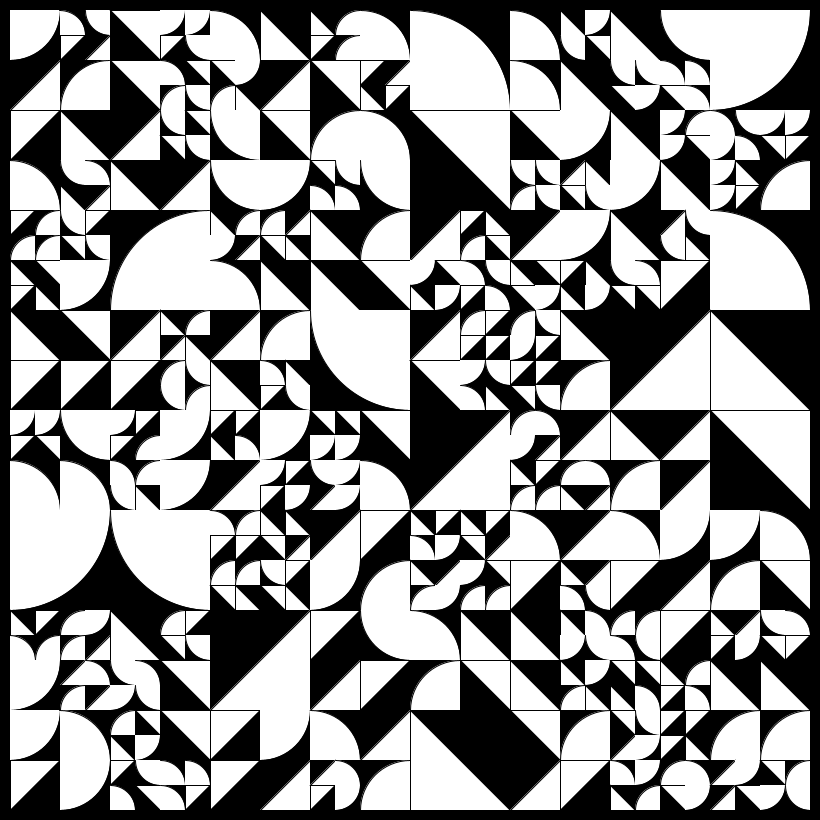
Frame 1 (no input)
Frame 60 (the mouse pressed at the canvas centre just before this capture): identical to frame 1, image omitted
Frame 120 (the mouse held since frame 60 and released just before this capture): identical to frame 1, image omitted

The Processing sketch that drew this single still picture (run headless with seeded random() and noise(); from frame 60 on, the mouse is pressed at the canvas centre):

// Processing sketch: Sketch_25
// ── Sketch_25.pde


ArrayList<GridPoint> points = new ArrayList<GridPoint>();
float tileWidth = 100, tileHeight = 100;

void setup()
{
    size(820,820);

    for (float x = 0; x < (width - 20); x += tileWidth) 
    {
        for (float y = 0; y < (height - 20); y += tileHeight) 
        {
            points.add(new GridPoint(x, y, tileWidth, tileHeight));
        }
    }
    
    randomlySubdivideGridPoints();
    randomlySubdivideGridPoints();
}

void randomlySubdivideGridPoints () 
{
    ArrayList<GridPoint> newPoints = new ArrayList<GridPoint>();
    
    for (GridPoint p : points)
    {
        if (random(1) > 0.5) 
        {
            p.Subdivide(newPoints);
        } 
        else 
        {
            newPoints.add(p);
        }
    }
    
    points = newPoints;
}

void draw()
{    
    background(0);
    translate(10, 10);

    for (GridPoint point : points)
    {
        point.Draw();
    }

    save("frame.png");
}

class GridPoint 
{
    float x, y, tileWidth, tileHeight;
    ArrayList<GridPoint> points = new ArrayList<GridPoint>();
    int randInt = (int) random(8);
    int randDepth = (int) random(1,6);
    int randFill = (int) random(2);

    GridPoint(float _x, float _y, float _tw, float _th)
    {
        x = _x;
        y = _y; 
        tileWidth = _tw; 
        tileHeight = _th;
    }

    void Draw()
    {
        stroke(0);
        strokeWeight(1);
        noFill();
        rect(x,y,tileWidth,tileHeight);

        fill(255);

        switch (randInt) 
        {
            case 0:
                arc(x, y, tileWidth*2, tileHeight*2, 0, HALF_PI);
            break;

            case 1:
                arc(x + tileWidth, y, tileWidth*2, tileHeight*2, HALF_PI, PI);
            break;

            case 2:
                arc(x + tileWidth, y + tileHeight, tileWidth*2, tileHeight*2, PI, PI+HALF_PI);
            break;

            case 3:
                arc(x, y + tileHeight, tileWidth*2, tileHeight*2, PI+HALF_PI, TWO_PI);
            break;

            case 4:
                triangle(x, y, x + tileWidth, y, x + tileWidth, y + tileHeight);
            break;

            case 5:
                triangle(x, y + tileHeight, x, y, x + tileWidth, y);
            break;

            case 6:
                triangle(x, y, x, y + tileHeight, x + tileWidth, y + tileHeight);
            break;

            case 7:
                triangle(x, y + tileHeight, x + tileWidth, y + tileHeight, x + tileWidth, y);
            break;
        }

    }

    void Subdivide(ArrayList<GridPoint> pointsBefore)
    {
        points = pointsBefore;

        for (float w = 0; w <= 1; w++) 
        {
            for (float h = 0; h <=1; h++) 
            {
                points.add(new GridPoint(x + ((tileWidth/2) * w), y + ((tileHeight/2) * h), tileWidth/2, tileHeight/2));
            }
        }
    }
}
